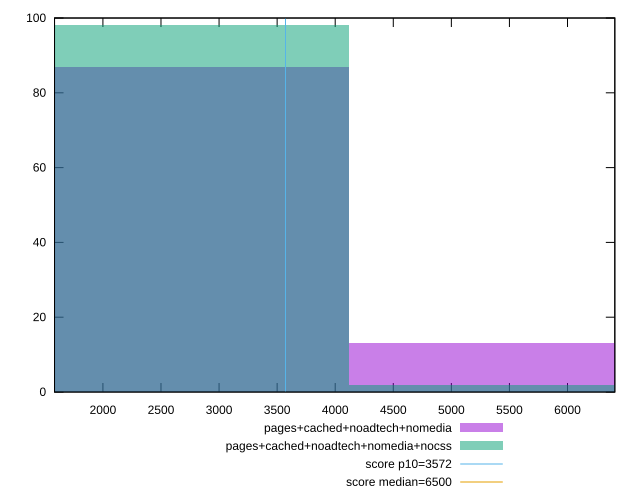

Recreate this plot in gnuplot.
reset

$pagesCachedNoadtechNomedia <<EOF
2748.309024035188 87
5496.618048070376 13
EOF

$pagesCachedNoadtechNomediaNocss <<EOF
5496.618048070376 2
2748.309024035188 98
EOF

set key outside below
set boxwidth 2748.309024035188
set xrange [1583.4740000000002:6407.432999999999]
set yrange [0:100]
set trange [0:100]
set style fill transparent solid 0.5 noborder

set parametric
set terminal svg size 640, 500 enhanced background rgb 'white'
set output "report_00019_2021-02-10T18-14-37.922Z//first-cpu-idle/comparison/histogram/3_vs_4.svg"

plot $pagesCachedNoadtechNomedia title "pages+cached+noadtech+nomedia" with boxes, \
     $pagesCachedNoadtechNomediaNocss title "pages+cached+noadtech+nomedia+nocss" with boxes, \
     3572,t title "score p10=3572", \
     6500,t title "score median=6500"

reset
